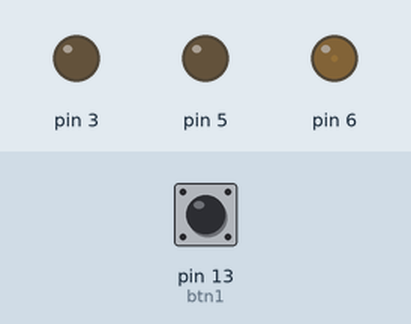
Simulated run of this sketch. Board: Arduino Uno, built with avr-gcc and run on an emulated ATmega328P. Parts: output pins drawn as LEDs (lit = HIGH). The inputs (shaded band) are chosen by the test bench; at power-on: pin 13 (btn1) LOW. What the sketch prints to the serial monitor is not drawn.

Above: at 0.05 s.
At 1.15 s:
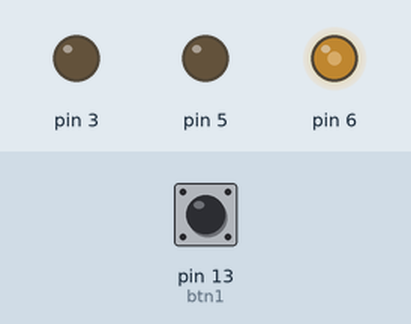
At 2.3 s:
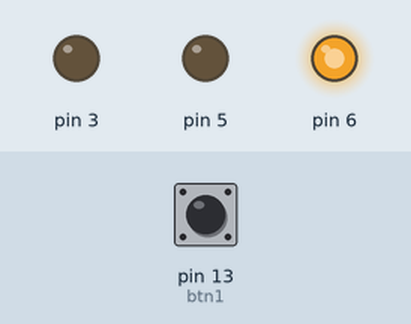
At 4.6 s:
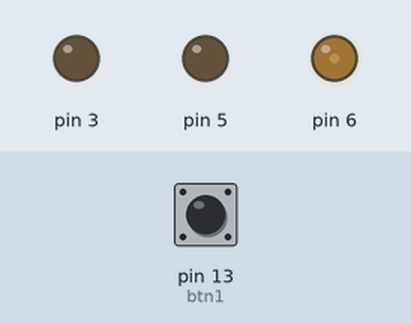
Timing chart, 0 to 6.7 s (numbered marks = the images above):
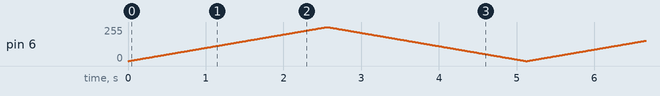

The sketch:

LedRedupUsingBtn.ino
```cpp
int count = 0;
const int btn1 = 13;

void setup() {
  pinMode(btn1, INPUT);
  pinMode(3, OUTPUT);
  pinMode(5, OUTPUT);
  pinMode(6, OUTPUT);
  Serial.begin(9600);
}

void redup(int pin) {
  for (int i = 0; i <= 255; i++) {
    analogWrite(pin, i);
    delay(10);
  }
  for (int i = 255; i >= 0; i--) {
    analogWrite(pin, i);
    delay(10);
  }
}

void loop() {
  int btn = digitalRead(btn1);

  if (btn == HIGH) {
    count++;
    while (digitalRead(btn1) == HIGH) {
      delay(50);
    }
  }
  Serial.println(count);


  if (count == 1) {
    redup(5);
  } else if (count == 2) {
    redup(3);
  } else {
    count = 0;
    redup(6);
  }
}
```
